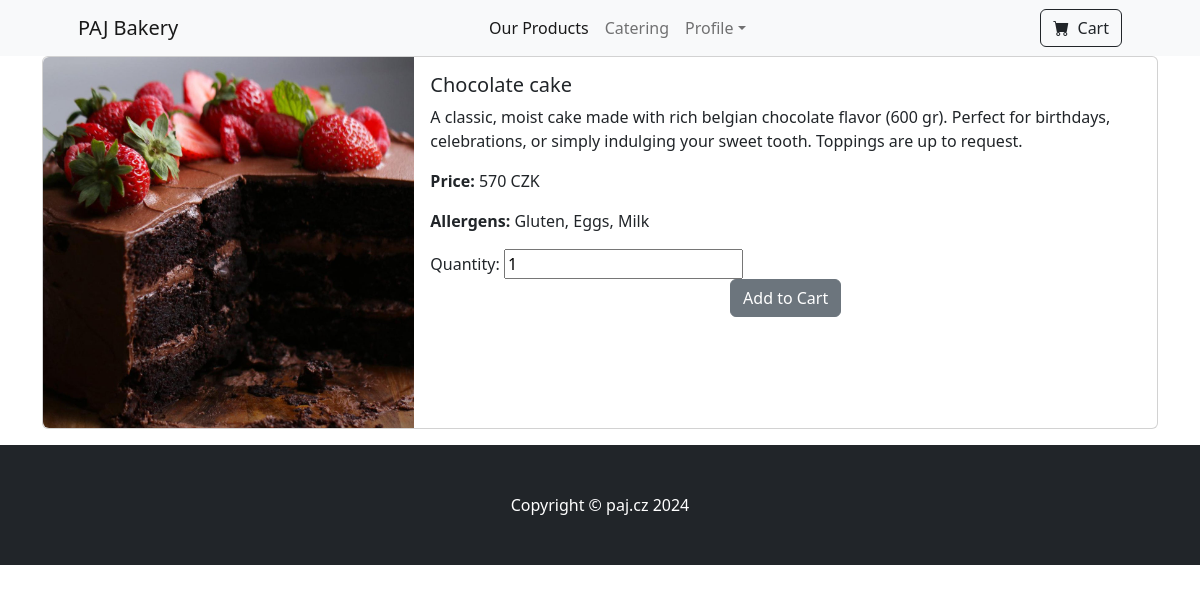
The app's page /products/2 with its own data.
### viewer/models.py (models this page shows)
class Product(models.Model):
    title = models.CharField(max_length=255)
    description = models.TextField()
    thumbnail = models.ImageField(upload_to='products/', null=True, blank=True)
    category = models.ForeignKey(Categorie, on_delete=models.CASCADE)
    price = models.DecimalField(max_digits=10, decimal_places=0)
    allergens = models.ManyToManyField(Allergen)

class Allergen(models.Model):
    name = models.CharField(max_length=255)
    allergen_number = models.IntegerField()

### viewer/views.py (the view)
# urls.py: path('products/<pk>', ProductDetailView.as_view(), name='product_detail'),
class ProductDetailView(TemplateView):
    template_name = 'product_detail.html'
    def get_context_data(self, **kwargs):
        context = super().get_context_data( **kwargs)
        product = get_object_or_404(Product, pk=self.kwargs['pk'])
        context["product_detail"] = product
        context["product_allergens"] = product.allergens.all()
        return context

### viewer/Templates/product_detail.html (shortened to what this page needs)
{% extends 'base.html' %}
{% block content %}
    <div class="container">
        <div class="card mb-3">
            <div class="row g-0">
                <div class="col-md-4">
                    <img src="{{ product_detail.thumbnail.url }}" class="img-fluid rounded-start" alt="Product Image">
                </div>
                <div class="col-md-8">
                    <div class="card-body">
                        <h5 class="card-title">{{ product_detail.title }}</h5>
                        <p class="card-text">{{ product_detail.description }}</p>
                        <p class="card-text"><strong>Price:</strong> {{ product_detail.price }} CZK</p>
                        {% if product_detail.allergens.exists %}
                            <p class="card-text">
                                <strong>Allergens:</strong>
                                {% for allergen in product_detail.allergens.all %}
                                    {{ allergen.name }}{% if not forloop.last %}, {% endif %}
                                {% endfor %}
                            </p>
                        {% endif %}
                        <form method="post" action="{% url 'cart_add' %}">
                            <label for="quantity">Quantity:</label>
                            <input type="number" id="quantity" name="quantity" value="1" min="1"><br/>
                            <div class="text-center">
                            <button type="submit" class="btn btn-secondary">Add to Cart</button>
                            </div>
                        </form>
                        <br/>
                    </div>
                </div>
            </div>
        </div>
    </div>
{% endblock %}

### viewer/Templates/base.html (shortened to what this page needs)
{% load static %}
<!DOCTYPE html>
<html lang="en">
    <head>
        <link href="https://cdn.jsdelivr.net/npm/bootstrap-icons@1.5.0/font/bootstrap-icons.css" rel="stylesheet" />
        <link href="{% static 'css/styles.css' %}" rel="stylesheet" />
    </head>
    <body>
        {% include 'navbar.html' %}
        {% block content %}
        {% endblock %}
        <footer class="py-5 bg-dark">
            <div class="container"><p class="m-0 text-center text-white">Copyright &copy; paj.cz 2024</p></div>
        </footer>
    </body>
</html>

### viewer/Templates/navbar.html (shortened to what this page needs)
<nav class="navbar navbar-expand-lg navbar-light bg-light">
    <div class="container px-4 px-lg-5">
        <a class="navbar-brand" href="{% url 'main' %}">PAJ Bakery</a>
        <div class="collapse navbar-collapse justify-content-center" id="navbarSupportedContent">
            <ul class="navbar-nav mb-2 mb-lg-0">
                <li class="nav-item">
                    <a class="nav-link active" aria-current="page" href="{% url 'products' %}">Our Products</a>
                </li>
                <li class="nav-item">
                    <a class="nav-link" href="{% url 'catering' %}">Catering</a>
                </li>
                <li class="nav-item dropdown">
                    <a class="nav-link dropdown-toggle" id="navbarDropdown" href="#" role="button" data-bs-toggle="dropdown" aria-expanded="false">Profile</a>
                </li>
            </ul>
        </div>
        <div class="d-flex">
            <a href="{% url 'cart_summary' %}" class="btn btn-outline-dark">
                <i class="bi-cart-fill me-1"></i> Cart
            </a>
        </div>
    </div>
</nav>

### records on screen
Product: thumbnail (picture), title "Chocolate cake", description "A classic, moist cake made with rich belgian chocolate flavor (600 gr). Perfect for birthdays, celebrations, or simply indulging your sweet tooth. Toppings are up to request.", price "570"
Allergen: name "Gluten"
Allergen: name "Eggs"
Allergen: name "Milk"
